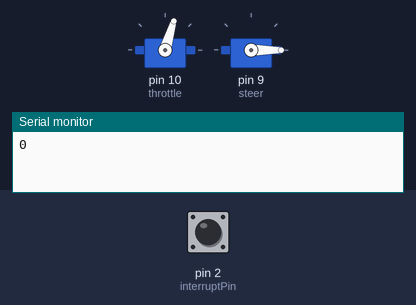
A sketch run on a simulated Arduino Uno, built with avr-gcc and run on an emulated ATmega328P. On the bench: 2 × servo, the last lines printed to the serial monitor. The inputs (shaded band) are chosen by the test bench; at power-on: pin 2 (interruptPin) HIGH.

Above: at 0.05 s.
At 1.8 s:
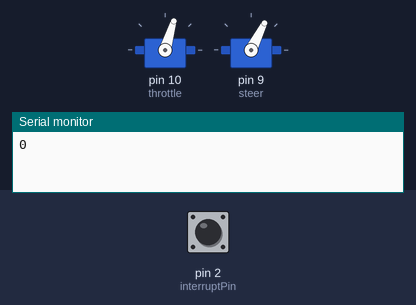
At 3.6 s:
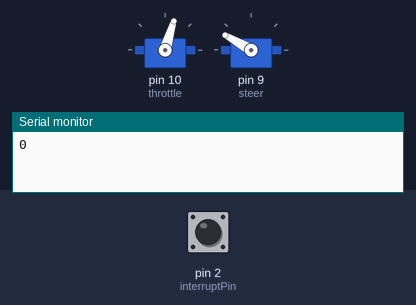
At 7.15 s:
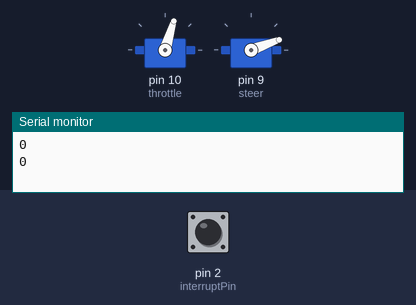
Timing chart, 0 to 10.5 s (numbered marks = the images above):
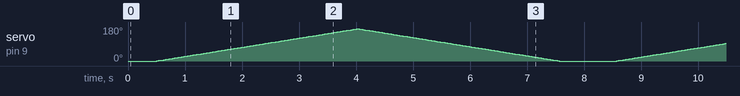

The sketch:

code2.ino
```cpp
#include <Servo.h>

Servo throttle;
Servo steer;


const byte interruptPin = 2;
int ticks=0;


void setup()
{
  Serial.begin(9600);
  throttle.attach(10);
  throttle.writeMicroseconds(1500);

  steer.attach(9);
  steer.writeMicroseconds(1500);// set servo to mid-point

  pinMode(interruptPin,INPUT);
  pinMode(interruptPin, INPUT_PULLUP);
  attachInterrupt(digitalPinToInterrupt(interruptPin), tick, CHANGE);
}

void loop() {
  throttle.writeMicroseconds(1300);
  Serial.println(ticks);
  for(int i=300;i<=2300;i+=10){
    steer.writeMicroseconds(i);
    delay(20);
  }
  Serial.println(ticks);
  for(int i=2300;i>=300;i-=10){
    steer.writeMicroseconds(i);
    delay(20);
  }


}


void tick(){
  ticks++;
}
```
